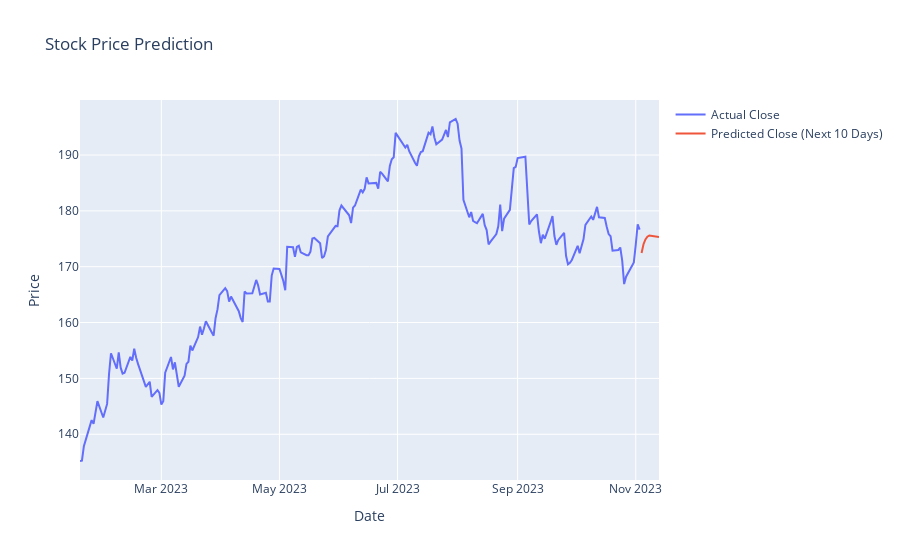

Here is the notebook cell this chart was saved with:
### Code cell
import numpy as np
import pandas as pd
from sklearn.preprocessing import MinMaxScaler
from tensorflow.keras.models import Sequential
from tensorflow.keras.layers import LSTM, Dense

# Assuming you have the necessary data loaded and preprocessed
# X_test_lstm and scaler_lstm should be defined

# Using the last date in the test set to start predicting
last_sequence = X_test_lstm[-1]

# Using the model to predict the next 10 days
predicted_future = []

for _ in range(10):
    # Reshape to fit into the model
    input_data = last_sequence.reshape((1, time_steps_lstm, 1))
    
    # Predict the value
    predicted_price = model_lstm.predict(input_data)[0, 0]
    
    # Update the prediction sequence
    last_sequence = np.roll(last_sequence, -1)
    last_sequence[-1] = predicted_price
    
    # Save the prediction result
    predicted_future.append(predicted_price)

# Convert the predicted results back to the original scale
predicted_future = scaler_lstm.inverse_transform(np.array(predicted_future).reshape(-1, 1)).ravel()

# Print the predicted results along with dates
# Assuming you have a datetime index for your test data
last_date = test_data.index[-1]
future_dates = pd.date_range(start=last_date, periods=10, freq='D')

print("Predicted Close Prices for the Next 10 Days:")
for date, value in zip(future_dates, predicted_future):
    print(f"{date.strftime('%Y-%m-%d')}: {value}")
# Tạo ngày cho 10 ngày tiếp theo
forecast_dates = pd.date_range(start=df_valid.index[-1], periods=11, freq='D')[1:]

# Tạo DataFrame mới chứa kết quả dự đoán
forecast_df = pd.DataFrame({'Date': forecast_dates, 'Predicted_Close': predicted_future})

# Vẽ đồ thị
fig = go.Figure()

# Hiển thị giá thực tế
fig.add_trace(go.Scatter(x=df_valid.index[time_steps_lstm:], y=test[time_steps_lstm:], name='Actual Close'))

# Hiển thị dự đoán cho 10 ngày tiếp theo
fig.add_trace(go.Scatter(x=forecast_df['Date'], y=forecast_df['Predicted_Close'], name='Predicted Close (Next 10 Days)', mode='lines'))

fig.update_layout(title='Stock Price Prediction', xaxis_title='Date', yaxis_title='Price')
fig.show()

### Figure 1 — Plotly figure (JSON) as saved in the notebook; plotly's stock layout.template omitted (floating-point values rounded to 4 significant figures; data arrays with more than 128 entries replaced by an {"elided": "..."} marker saying what was removed)
{"data": [{"name": "Actual Close", "type": "scatter", "x": {"elided": "202 str values"}, "y": {"elided": "202 float values"}}, {"mode": "lines", "name": "Predicted Close (Next 10 Days)", "type": "scatter", "x": ["2023-11-04T00:00:00", "2023-11-05T00:00:00", "2023-11-06T00:00:00", "2023-11-07T00:00:00", "2023-11-08T00:00:00", "2023-11-09T00:00:00", "2023-11-10T00:00:00", "2023-11-11T00:00:00", "2023-11-12T00:00:00", "2023-11-13T00:00:00"], "y": [172.4, 174.0, 174.9, 175.4, 175.6, 175.5, 175.5, 175.5, 175.3, 175.3]}], "layout": {"title": {"text": "Stock Price Prediction"}, "xaxis": {"title": {"text": "Date"}}, "yaxis": {"title": {"text": "Price"}}}}
